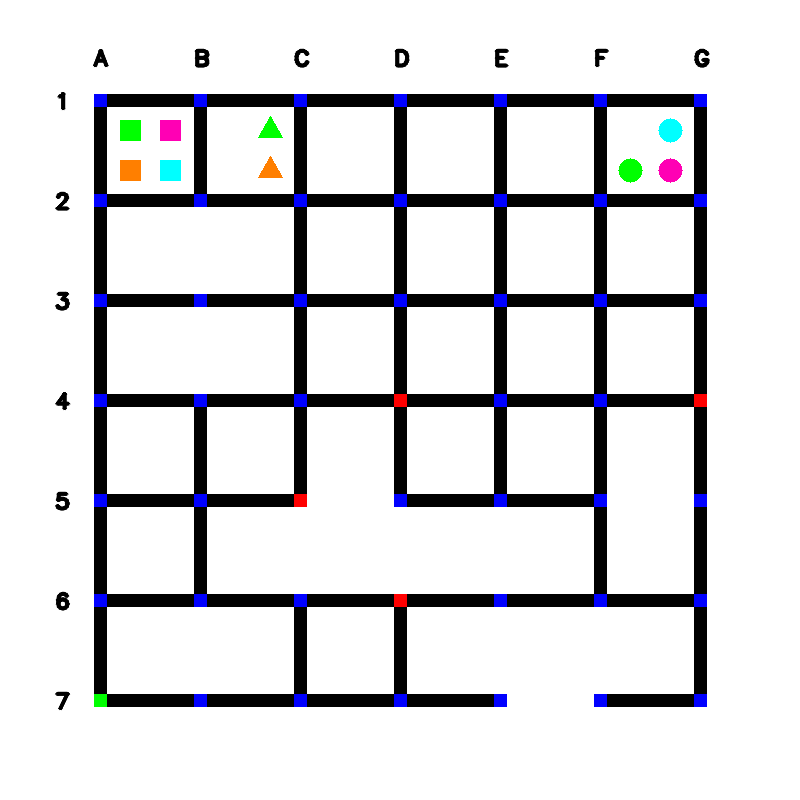
#> input picture public_test_images/maze_0.png, 800 x 800 px
$ python -i task_3a.py   (imports and definitions only)
#> lines starting #> are read from the running program, lines starting #| are printed output that depends on the picture; after the words box and inside, x2 and y2 are one past the last pixel; in counts of white or black regions, pixels touching at a corner belong together
#> further down, picture is the input picture: shape (800, 800, 3); mean B, G, R 220, 217.5, 217.4
'''
*****************************************************************************************
*
*        		===============================================
*           		Pharma Bot (PB) Theme (eYRC 2022-23)
*        		===============================================
*
*  This script is to implement Task 3A of Pharma Bot (PB) Theme (eYRC 2022-23).
*
*  This software is made available on an "AS IS WHERE IS BASIS".
*  Licensee/end user indemnifies and will keep e-Yantra indemnified from
*  any and all claim(s) that emanate from the use of the Software or
*  breach of the terms of this agreement.
*
*****************************************************************************************
'''

# Team ID:			[ Team-ID ]
# Author List:		[ Names of team members worked on this file separated by Comma: Name1, Name2, ... ]
# Filename:			task_3a.py
# Functions:		detect_all_nodes,detect_paths_to_graph, detect_arena_parameters, path_planning, paths_to_move
# 					[ Comma separated list of functions in this file ]

####################### IMPORT MODULES #######################
## You are not allowed to make any changes in this section. ##
## You have to implement this task with the three available ##
## modules for this task (numpy, opencv)                    ##
##############################################################
import numpy as np
import cv2


##############################################################

################# ADD UTILITY FUNCTIONS HERE #################

# [339 lines left out: functions BFS, shortestPath, printDirection, detect_all_nodes, not called in this run]


def detect_paths_to_graph(image):
    """
    Purpose:
    ---
    This function takes the image as an argument and returns a dictionary of the
    connect path from a node to other nodes and will be used for path planning

    HINT: Check for the road besides the nodes for connectivity

    Input Arguments:
    ---
    `maze_image` :	[ numpy array ]
            numpy array of image returned by cv2 library
    Returns:
    ---
    `paths` : { dictionary }
            Every node's connection to other node and set it's value as edge value
            Eg. : { "D3":{"C3":1, "E3":1, "D2":1, "D4":1},
                    "D5":{"C5":1, "D2":1, "D6":1 }  }

            Why edge value 1? -->> since every road is equal

    Example call:
    ---
    paths = detect_paths_to_graph(maze_image)
    """

    # paths = {}

    ##############	ADD YOUR CODE HERE	##############
    list = []
    horizontal_roads_under_construction = []
    vertical_roads_under_construction = []
    rot1 = cv2.rotate(image, cv2.ROTATE_90_CLOCKWISE)
    rot2 = cv2.rotate(rot1, cv2.ROTATE_90_CLOCKWISE)
    rot3 = cv2.rotate(rot2, cv2.ROTATE_90_CLOCKWISE)
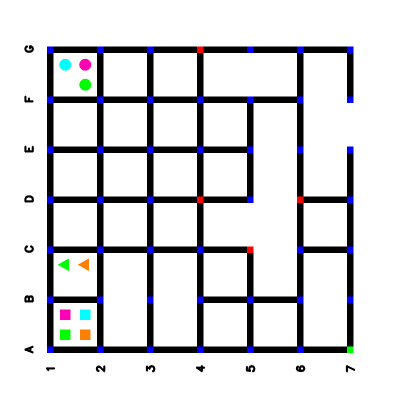
#> rot3: shape (800, 800, 3) (shown at 1/2 size); mean B, G, R 220, 217.5, 217.4
    p1 = cv2.bitwise_and(image, rot1)
    p2 = cv2.bitwise_and(p1, rot2)
    p3 = cv2.bitwise_and(p2, rot3)
    white_lower = np.array([253, 253, 253])
    white_higher = np.array([255, 255, 255])
    blue_lower = np.array([0, 0, 253])
    blue_higher = np.array([0, 0, 255])
    red_lower = np.array([253, 0, 0])
    red_higher = np.array([255, 0, 0])
    green_lower = np.array([0, 253, 0])
    green_higher = np.array([0, 255, 0])
    mask1 = cv2.inRange(p3, white_lower, white_higher)
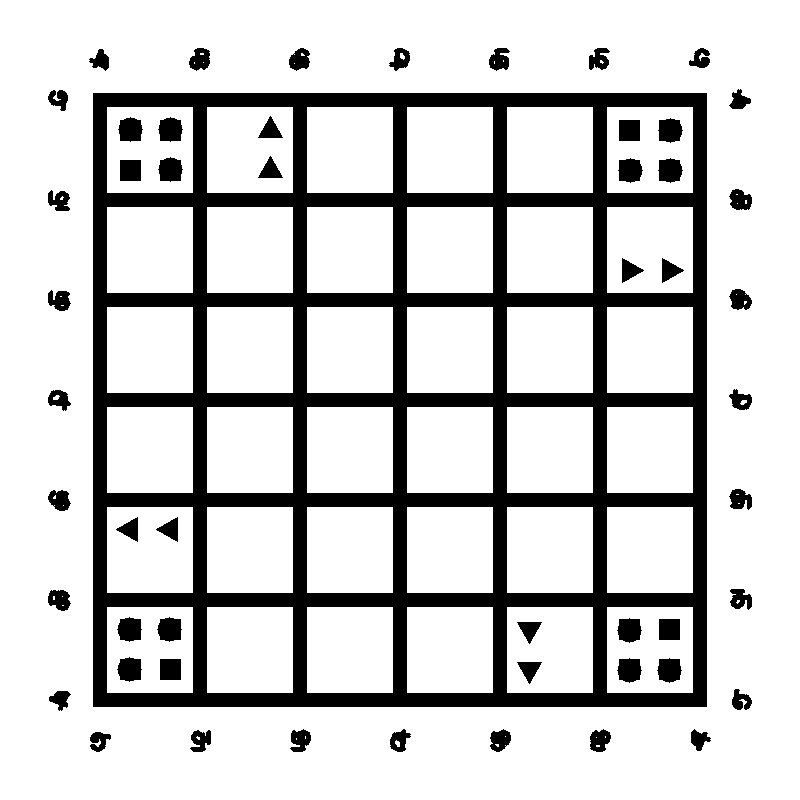
#> mask1: shape (800, 800); 79.8% white; 53 black regions, largest, box (x1, y1, x2, y2) and area: (93, 93, 707, 707) 110740, (118, 117, 143, 142) 485, (158, 117, 183, 142) 485
    target = cv2.bitwise_and(p3, p3, mask=mask1)
    tp = cv2.bitwise_xor(target, image)

    kernel = np.ones((5, 5), np.uint8)

    # Using cv2.erode() method
    image = cv2.erode(tp, kernel)
    mask1 = cv2.inRange(image, white_lower, white_higher)
    mask2 = cv2.inRange(image, red_lower, red_higher)
    mask3 = cv2.inRange(image, green_lower, green_higher)
    mask = mask1 | mask2 | mask3
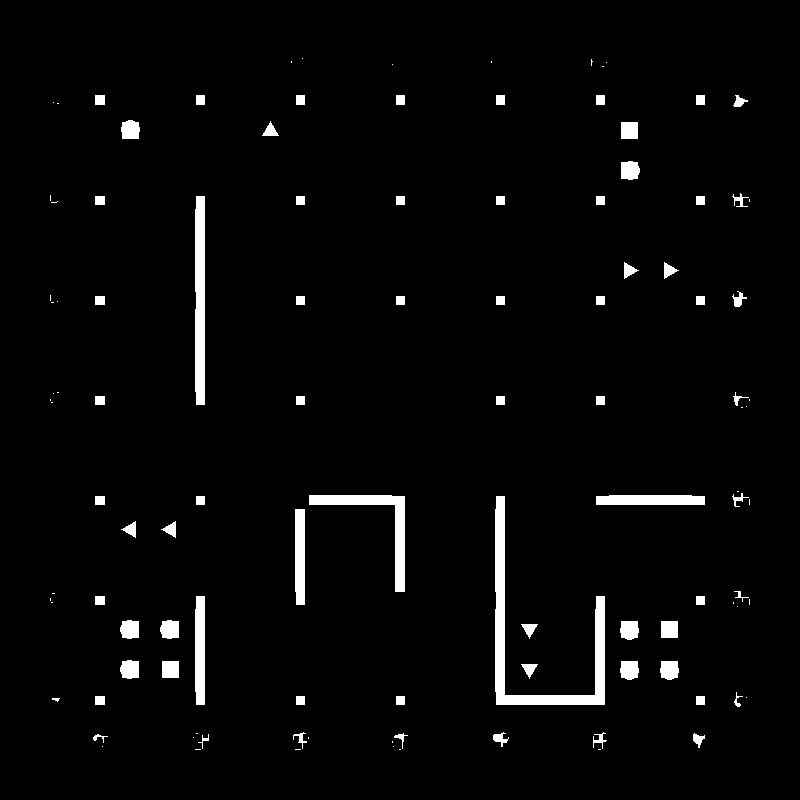
#> mask: shape (800, 800); 3% white; 111 white regions (41 under 20 px), largest, box (x1, y1, x2, y2) and area: (495, 496, 605, 705) 4024, (195, 196, 205, 405) 2047, (309, 495, 405, 592) 1817
    gandalf = cv2.bitwise_and(image, image, mask=mask1)
    xrect = []
    yrect = []
    horiz_road = []
    vert_road = []
    temp = []

    imgGrey = cv2.cvtColor(gandalf, cv2.COLOR_BGR2GRAY)
    _, thrash = cv2.threshold(imgGrey, 240, 255, cv2.THRESH_BINARY)
    contours, _ = cv2.findContours(
        thrash, cv2.RETR_TREE, cv2.CHAIN_APPROX_NONE)
#> contours = 82 contours, 44 with area under 20; largest, box (x1, y1, x2, y2) and area: (509, 695, 592, 705) 738, (595, 609, 605, 692) 738, (495, 609, 505, 692) 738, (195, 609, 205, 692) 738, (495, 509, 505, 592) 738
    for contour in contours:
        approx = cv2.approxPolyDP(
            contour, 0.01 * cv2.arcLength(contour, True), True)
        # cv2.drawContours(img, [approx], 0, (0, 0, 0), 5)
        x = approx.ravel()[0]
        y = approx.ravel()[1] - 5
        if len(approx) == 4:
            xrect.append(x)
            yrect.append(y)
            x1, y1, w, h = cv2.boundingRect(approx)
            aspectRatio = float(w) / h
            if aspectRatio >= 0.95 and aspectRatio <= 1.05:
                pass
            else:
                cv2.drawContours(gandalf, [approx], 0, (100, 100, 75), 5)
                temp = approx.ravel()
                xcoor = abs(temp[4] - temp[0])
                ycoor = abs(temp[5] - temp[1])
                if (xcoor > ycoor):
                    horiz_road.append(temp)
                else:
                    vert_road.append(temp)
#> this loop made 82 passes
#> (x, y, x1, y1, w, h, aspectRatio, temp) on passes 20, 32, 33: (509, 690, 509, 695, 83, 10, 8.3, [509, 695, 509, 704, 591, 704, 591, 695]), (595, 604, 595, 609, 10, 83, 0.12, [595, 609, 595, 691, 604, 691, 604, 609]), (495, 604, 495, 609, 10, 83, 0.12, [495, 609, 495, 691, 504, 691, 504, 609])
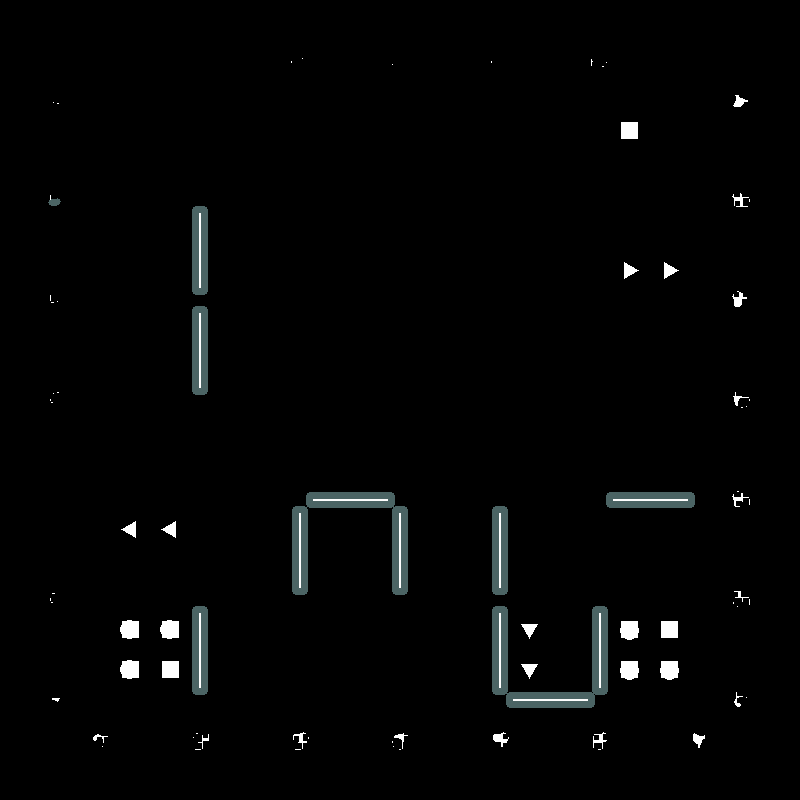
#> gandalf: shape (800, 800, 3); mean B, G, R 4.7, 4.7, 4.1
#> after the loop, horiz_road = [[509, 695, 509, 704, 591, 704, 591, 695], [609, 495, 609, 504, 691, 504, 691, 495], [309, 495, 309, 504, 391, 504, 391, 495], [57, 201, 56, 202, 51, 202, 56, 202]]; vert_road = 8 items; xrect = [509, 162, 661, 595, 495, 195, 495, 395, 295, 609, 309, 195, 195, 57, 621]; yrect = [690, 656, 616, 604, 604, 604, 504, 504, 504, 490, 490, 304, 204, 196, 117]

    for i in range(0, len(horiz_road)):
        len_road = abs(horiz_road[i][0] - horiz_road[i][4])
        if (len_road > 30):
            if (horiz_road[i][0] > 95 and horiz_road[i][0] < 190):
                road = "A-B"
            elif (horiz_road[i][0] >= 190 and horiz_road[i][0] < 290):
                road = "B-C"
            elif (horiz_road[i][0] >= 290 and horiz_road[i][0] < 390):
                road = "C-D"
            elif (horiz_road[i][0] >= 390 and horiz_road[i][0] < 490):
                road = "D-E"
            elif (horiz_road[i][0] >= 490 and horiz_road[i][0] < 590):
                road = "E-F"

            if (horiz_road[i][1] > 95 and horiz_road[i][1] < 190):
                way1 = road[:1] + "1" + road[1:] + "1"
            elif (horiz_road[i][1] >= 190 and horiz_road[i][1] < 290):
                way1 = road[:1] + "2" + road[1:] + "2"
            elif (horiz_road[i][1] >= 290 and horiz_road[i][1] < 390):
                way1 = road[:1] + "3" + road[1:] + "3"
            elif (horiz_road[i][1] >= 390 and horiz_road[i][1] < 490):
                way1 = road[:1] + "4" + road[1:] + "4"
            elif (horiz_road[i][1] >= 490 and horiz_road[i][1] < 590):
                way1 = road[:1] + "5" + road[1:] + "5"
            elif (horiz_road[i][1] >= 590 and horiz_road[i][1] < 690):
                way1 = road[:1] + "6" + road[1:] + "6"
            horizontal_roads_under_construction.append(way1)
            horizontal_roads_under_construction.sort()
#> this loop made 1 pass
#> (len_road, road) on pass 1: (82, 'E-F')
#> after the loop, horizontal_roads_under_construction = []

    list = []
    vertical_roads_under_construction = []
    rot1 = cv2.rotate(image, cv2.ROTATE_90_CLOCKWISE)
    rot2 = cv2.rotate(rot1, cv2.ROTATE_90_CLOCKWISE)
    rot3 = cv2.rotate(rot2, cv2.ROTATE_90_CLOCKWISE)
    p1 = cv2.bitwise_and(image, rot1)
    p2 = cv2.bitwise_and(p1, rot2)
    p3 = cv2.bitwise_and(p2, rot3)
    white_lower = np.array([253, 253, 253])
    white_higher = np.array([255, 255, 255])
    blue_lower = np.array([0, 0, 253])
    blue_higher = np.array([0, 0, 255])
    red_lower = np.array([253, 0, 0])
    red_higher = np.array([255, 0, 0])
    green_lower = np.array([0, 253, 0])
    green_higher = np.array([0, 255, 0])
    mask1 = cv2.inRange(p3, white_lower, white_higher)
    target = cv2.bitwise_and(p3, p3, mask=mask1)
    tp = cv2.bitwise_xor(target, image)

    kernel = np.ones((5, 5), np.uint8)

    # Using cv2.erode() method
    image = cv2.erode(tp, kernel)
    mask1 = cv2.inRange(image, white_lower, white_higher)
    mask2 = cv2.inRange(image, red_lower, red_higher)
    mask3 = cv2.inRange(image, green_lower, green_higher)
    mask = mask1 | mask2 | mask3
    gandalf = cv2.bitwise_and(image, image, mask=mask1)
    xrect = []
    yrect = []
    horiz_road = []
    vert_road = []
    temp = []

    imgGrey = cv2.cvtColor(gandalf, cv2.COLOR_BGR2GRAY)
    _, thrash = cv2.threshold(imgGrey, 240, 255, cv2.THRESH_BINARY)
    contours, _ = cv2.findContours(
        thrash, cv2.RETR_TREE, cv2.CHAIN_APPROX_NONE)
    for contour in contours:
        approx = cv2.approxPolyDP(
            contour, 0.01 * cv2.arcLength(contour, True), True)
        # cv2.drawContours(img, [approx], 0, (0, 0, 0), 5)
        x = approx.ravel()[0]
        y = approx.ravel()[1] - 5
        if len(approx) == 4:
            xrect.append(x)
            yrect.append(y)
            x1, y1, w, h = cv2.boundingRect(approx)
            aspectRatio = float(w) / h
            # print(aspectRatio)
            if aspectRatio >= 0.95 and aspectRatio <= 1.05:
                pass
            else:
                cv2.drawContours(gandalf, [approx], 0, (100, 100, 75), 5)
                temp = approx.ravel()
                xcoor = abs(temp[4] - temp[0])
                ycoor = abs(temp[5] - temp[1])
                if (xcoor > ycoor):
                    horiz_road.append(temp)
                else:
                    vert_road.append(temp)

    for i in range(0, len(vert_road)):
        len_road = abs(vert_road[i][1] - vert_road[i][3])
        if (len_road > 30):
            if (vert_road[i][1] > 95 and vert_road[i][1] < 190):
                road = "1-2"
            elif (vert_road[i][1] >= 190 and vert_road[i][1] < 290):
                road = "2-3"
            elif (vert_road[i][1] >= 290 and vert_road[i][1] < 390):
                road = "3-4"
            elif (vert_road[i][1] >= 390 and vert_road[i][1] < 490):
                road = "4-5"
            elif (vert_road[i][1] >= 490 and vert_road[i][1] < 590):
                road = "5-6"
            elif (vert_road[i][1] >= 590 and vert_road[i][1] < 690):
                road = "6-7"

            if (vert_road[i][0] > 85 and vert_road[i][0] < 190):
                way1 = "A" + road[0:2] + "A" + road[2:]
            elif (vert_road[i][0] >= 190 and vert_road[i][0] < 290):
                way1 = "B" + road[0:2] + "B" + road[2:]
            elif (vert_road[i][0] >= 290 and vert_road[i][0] < 390):
                way1 = "C" + road[0:2] + "C" + road[2:]
            elif (vert_road[i][0] >= 390 and vert_road[i][0] < 490):
                way1 = "D" + road[0:2] + "D" + road[2:]
            elif (vert_road[i][0] >= 490 and vert_road[i][0] < 590):
                way1 = "E" + road[0:2] + "E" + road[2:]
            elif (vert_road[i][0] >= 590 and vert_road[i][0] < 690):
                way1 = "F" + road[0:2] + "F" + road[2:]
            elif (vert_road[i][0] >= 690 and vert_road[i][0] < 790):
                way1 = "G" + road[0:2] + "G" + road[2:]
            vertical_roads_under_construction.append(way1)
            vertical_roads_under_construction.sort()

    all_construction = vertical_roads_under_construction + \
        horizontal_roads_under_construction
    all_construction = [*set(all_construction)]
    all_nodes = ["A1", "A2", "A3", "A4", "A5", "A6", "B1", "B2", "B3", "B4", "B5", "B6", "C1", "C2", "C3", "C4", "C5",
                 "C6",
                 "D1", "D2", "D3", "D4", "D5", "D6", "E1", "E2", "E3", "E4", "E5", "E6", "F1", "F2", "F3", "F4", "F5",
                 "F6"]
    charlist = []
    neighbourlist = []
    finlist = []
    for i in range(0, len(all_nodes)):
        el = all_nodes[i]
        char_ = el[0]
        num_ = int(el[1])
        if (el == "A1"):
            charlist.append(el)
            n1 = "A2"
            n2 = "B1"
            neighbourlist.append(n1)
            neighbourlist.append(n2)
            # neighbourlist.append(n3)

            finlist.append(neighbourlist)
            neighbourlist = []
        elif (el == "A6"):
            charlist.append(el)
            n1 = "A5"
            n2 = "B6"
            neighbourlist.append(n1)
            neighbourlist.append(n2)
            # neighbourlist.append(n3)

            finlist.append(neighbourlist)
            neighbourlist = []
        elif (el == "F1"):
            charlist.append(el)
            n1 = "F2"
            n2 = "E1"
            neighbourlist.append(n1)
            neighbourlist.append(n2)
            # neighbourlist.append(n3)

            finlist.append(neighbourlist)
            neighbourlist = []
        elif (el == "F6"):
            charlist.append(el)
            n1 = "F5"
            n2 = "E6"
            neighbourlist.append(n1)
            neighbourlist.append(n2)
            # neighbourlist.append(n3)

            finlist.append(neighbourlist)
            neighbourlist = []
        elif (char_ == "A" and el != "A1" and el != "A6"):
            charlist.append(el)
            n1 = "A" + str(num_ - 1)
            n2 = "A" + str(num_ + 1)
            n3 = "B" + str(num_)
            neighbourlist.append(n1)
            neighbourlist.append(n2)
            neighbourlist.append(n3)

            finlist.append(neighbourlist)
            neighbourlist = []
        elif (char_ == "F" and el != "F1" and el != "F6"):
            charlist.append(el)
            n1 = "F" + str(num_ - 1)
            n2 = "F" + str(num_ + 1)
            n3 = "E" + str(num_)
            neighbourlist.append(n1)
            neighbourlist.append(n2)
            neighbourlist.append(n3)
            finlist.append(neighbourlist)
            neighbourlist = []
        elif (char_ != "A" and char_ != "F" and num_ != 1 and num_ != 6):
            charlist.append(el)
            n1 = char_ + str(num_ - 1)
            n2 = char_ + str(num_ + 1)
            n3 = chr(ord(char_) + 1) + str(num_)
            n4 = chr(ord(char_) - 1) + str(num_)
            neighbourlist.append(n1)
            neighbourlist.append(n2)
            neighbourlist.append(n3)
            neighbourlist.append(n4)
            finlist.append(neighbourlist)
            neighbourlist = []
        elif (num_ == 1 and char_ != "A" and char_ != "F" and el != "A1" and el != "F1"):
            charlist.append(el)
            n2 = char_ + str(num_ + 1)
            n3 = chr(ord(char_) + 1) + str(num_)
            n4 = chr(ord(char_) - 1) + str(num_)
            neighbourlist.append(n2)
            neighbourlist.append(n3)
            neighbourlist.append(n4)
            finlist.append(neighbourlist)
            neighbourlist = []

        elif (num_ == 6 and char_ != "A" and char_ != "F" and el != "A1" and el != "F1"):
            charlist.append(el)
            n1 = char_ + str(num_ - 1)
            # n2 = char_+str(num_+1)
            n3 = chr(ord(char_) + 1) + str(num_)
            n4 = chr(ord(char_) - 1) + str(num_)
            neighbourlist.append(n1)
            # neighbourlist.append(n2)
            neighbourlist.append(n3)
            neighbourlist.append(n4)
            # neighbourlist=[]
            finlist.append(neighbourlist)
            neighbourlist = []
        # print(charlist)
    m = 0
    l = 0
    # Path Subtraction
    for i in range(0, len(all_nodes)):
        for j in range(0, len(all_construction)):

            all_el = all_construction[j]
            rem_el1 = all_el[0:2]
            rem_el2 = all_el[3:]

            if (rem_el2 == all_nodes[i]):
                finlist[i].remove(str(rem_el1))
            elif (rem_el1 == all_nodes[i]):
                finlist[i].remove(str(rem_el2))

    ones = [1 for x in range(len(all_nodes))]
    finlist = [dict(zip(finlist[i], ones)) for i in range(len(finlist))]
    paths = dict(zip(all_nodes, finlist))
    ##################################################

    return paths


def detect_arena_parameters(maze_image):
    """
    Purpose:
    ---
    This function takes the image as an argument and returns a dictionary
    containing the details of the different arena parameters in that image

    The arena parameters are of four categories:
    i) traffic_signals : list of nodes having a traffic signal
    ii) start_node : Start node which is mark in light green
    iii) end_node : End node which is mark in Purple
    iv) paths : list containing paths

    These four categories constitute the four keys of the dictionary

    Input Arguments:
    ---
    `maze_image` :	[ numpy array ]
            numpy array of image returned by cv2 library
    Returns:
    ---
    `arena_parameters` : { dictionary }
            dictionary containing details of the arena parameters

    Example call:
    ---
    arena_parameters = detect_arena_parameters(maze_image)

    Eg. arena_parameters={"traffic_signals":[],
                          "start_node": "E4",
                          "end_node":"A3",
                          "paths": {}}
    """
    arena_parameters = {}

    ##############	ADD YOUR CODE HERE	##############
    paths = detect_paths_to_graph(maze_image)
    traffic_signals, start_node, end_node = detect_all_nodes(maze_image)
    arena_parameters["traffic_signals"] = traffic_signals
    arena_parameters["start_node"] = start_node
    arena_parameters["end_node"] = end_node
    arena_parameters["paths"] = paths
    ##################################################

    return arena_parameters


# [79 lines left out: functions path_planning, paths_to_moves, not called in this run]


######### YOU ARE NOT ALLOWED TO MAKE CHANGES TO THIS FUNCTION #########

# [29 lines not run here, left out]

>>> import cv2
>>> picture = cv2.imread('public_test_images/maze_0.png')
#> (the run stopped early here; a loop or call above may not have finished)
